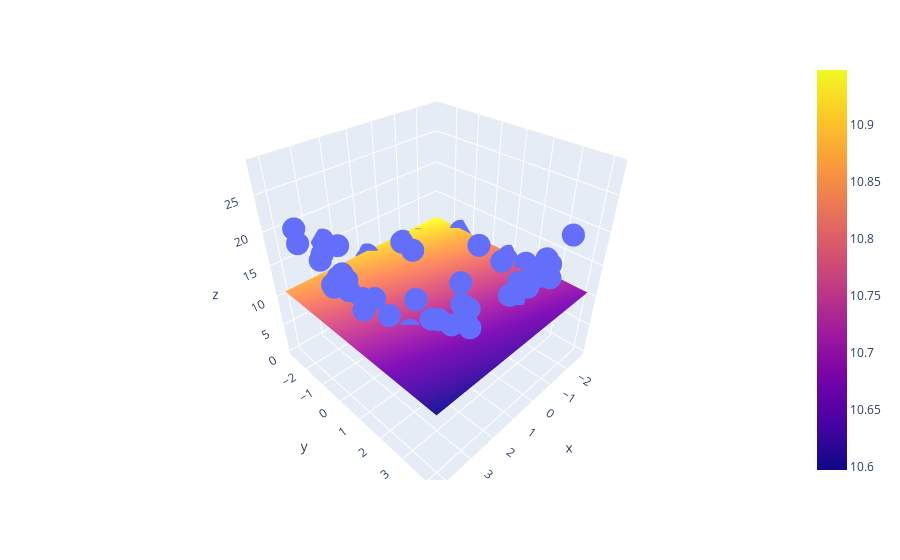

Notebook code cell kept with this figure:
### Code cell
import plotly.graph_objects as go

fig = px.scatter_3d(df, x=x.ravel(), y=y.ravel(), z=z.ravel())
fig.add_trace(go.Surface(x = x_input, y = y_input, z =z_final ))
fig.show()
